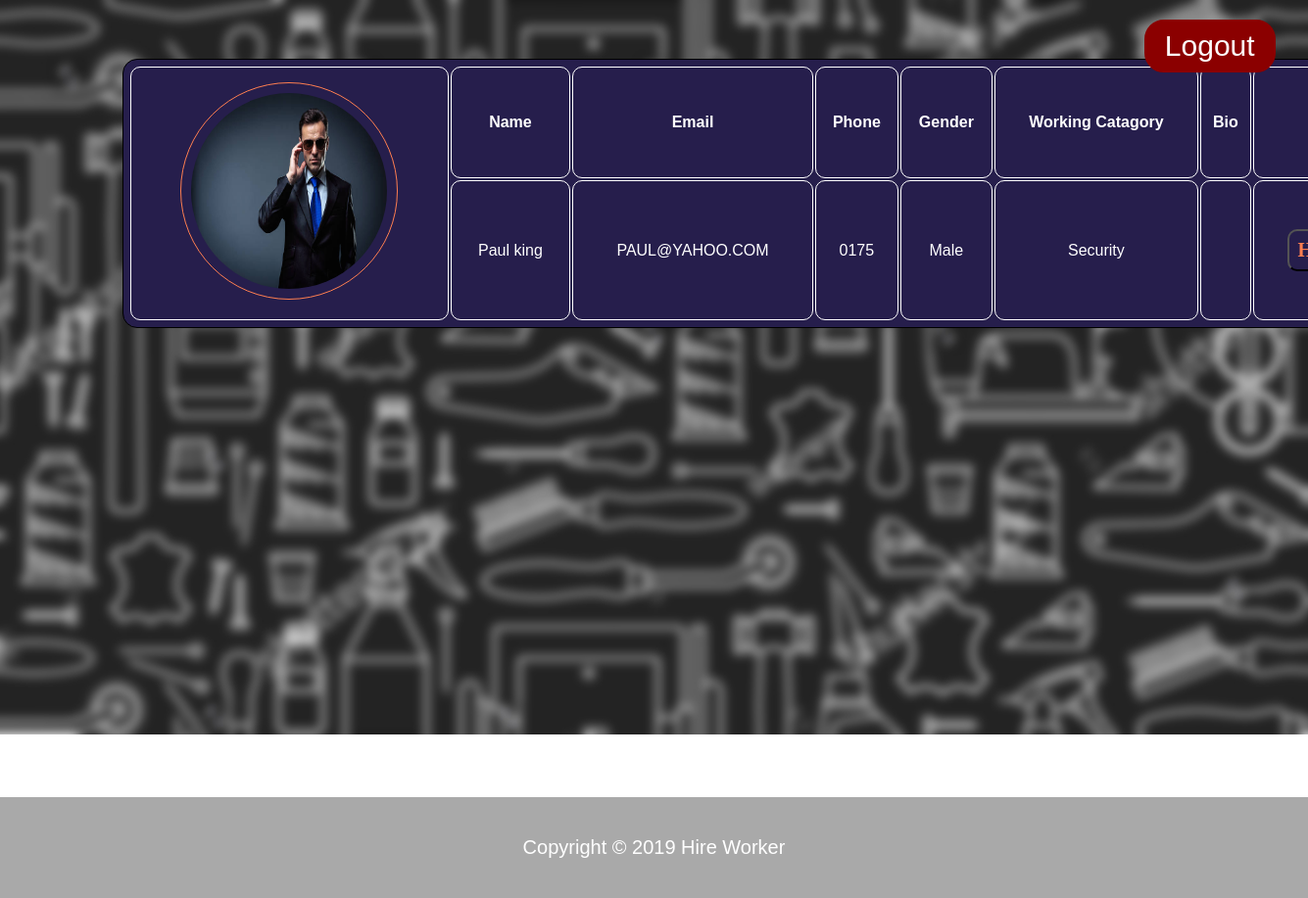
The app's page /pages/AfterLogin/CustomerInterface/security.php (signed in) with its own data.
### tables this page shows
CREATE TABLE `worker` (
  `UserID` varchar(20) NOT NULL,
  `Password` varchar(100) NOT NULL,
  `First Name` varchar(25) NOT NULL,
  `Last Name` varchar(25) NOT NULL,
  `Email` varchar(30) NOT NULL,
  `Phone` varchar(25) NOT NULL,
  `Gender` varchar(20) NOT NULL,
  `WorkingCatagory` varchar(20) NOT NULL
);

CREATE TABLE `images` (
  `UserID` varchar(20) NOT NULL,
  `WorkingCatagory` varchar(20) NOT NULL,
  `image` varchar(200) NOT NULL,
  `text` text NOT NULL
);

### pages/AfterLogin/CustomerInterface/security.php (the view, shortened to what this page needs)
<?php
require_once'checkfunction.php';
require_once 'connection.php';
if (!$connection){
die('Connect Error:'. mysqli_connect_error());
}
else{
    if(isset($_SESSION['id'])){
    $sql="Select * from worker w, images e where w.UserID = e.UserID AND w.WorkingCatagory like '%Security%'" ;
    $result=mysqli_query($connection,$sql);
    }
}
?>
<!DOCTYPE html>
<html>
    <head>
        <head>
    <link rel="stylesheet" type="text/css" href="../../../css/Style.css">
</head>
    </head>
<body style="background: url(../../../images/Catback.jpg); background-repeat: no-repeat; background-size: 100%; background-attachment: fixed; " >
    <?php
        while($rows=mysqli_fetch_array($result))
        {
    ?>
         <table class="table">
        <tr>
            <th rowspan="2"><?php echo "<img src='../../Signups/{$rows['image']}' id= 'profilepic'/>" ?></td>
            <th> Name </th>
            <th> Email </th>
            <th> Phone </th>
            <th> Gender </th>
            <th> Working Catagory </th>
            <th> Bio</th>
            <th> Contact </th>
        </tr>
            <tr>
                <td><?php echo $rows['First Name'],' ',$rows['Last Name'] ?> </td>
                <td><?php echo $rows['Email']; ?></td>
                <td><?php echo $rows['Phone']; ?></td>
                <td ><?php echo $rows['Gender']; ?></td>
                <td><?php echo $rows['WorkingCatagory']; ?></td>
                <td><?php echo $rows['text']; ?></td>
                <td><a href="#popup1"><button class="buttoncontact">Hire Now</button></a></td>
            </tr>
           </table>
    <?php
    }
    ?>
<a href="../../Logins/logout.php"text-decoration: none" ><button class="buttoncat" type="logout">Logout</button></a><br>
    <footer id="catfooter" >
    <p>Copyright &copy; 2019 Hire Worker</p>
    </footer>
</body>
</html>

### css/Style.css (style rules this page uses)
body { color: black; font-family: courier; margin : 0; }
body { margin: 0; padding: 0; background: url("../../images/admin.png"); background-size: cover; background-repeat: no-repeat; background: rgba(0,0,0,0.7); font-family: sans-serif; }
#catfooter { background: darkgrey; color:white; position: relative; text-align: center; font-size: 20px; padding:20px; margin-top:34.5%; }
.table { position: relative; margin-top: 60px; top: 5%; left:125px; padding: 5px; text-align: center; background: rgb(38, 30, 76); color: white; border: 1px solid black; border-radius: 15px; width:100%; line-height:40px; }
.table th { text-align:center; padding: 5px; border: 1px solid white; border-radius: 10px; }
.table td { text-align:center; padding: 10px; border: 1px solid white; border-radius: 10px; }
#profilepic { height: 200px; width: 200px; border: 1px solid coral; padding: 10px; margin-top: 10px; border-radius: 50%; }
.buttoncontact { font-family: cursive; font-size: 20px; background: transparent; color:white; font-weight: bold; padding:8px; text-align: center; position: relative; color:coral; border-radius: 10px; transition: 0.8s; overflow: hidden; }
.buttoncat { position:fixed; top:20px; left:80%; padding:8px; width:10%; font-size:30px; background-color:darkred; color:white; border:2px darkred solid; margin-left: 100px; border-radius: 20px; font-family: sans-serif; cursor: pointer; transition: background-color 1s ease 0s; }

### records on screen
worker: images.image (picture), First Name "Paul", Last Name "king", Email "PAUL@YAHOO.COM", Phone "0175", Gender "Male", images.WorkingCatagory "Security"
